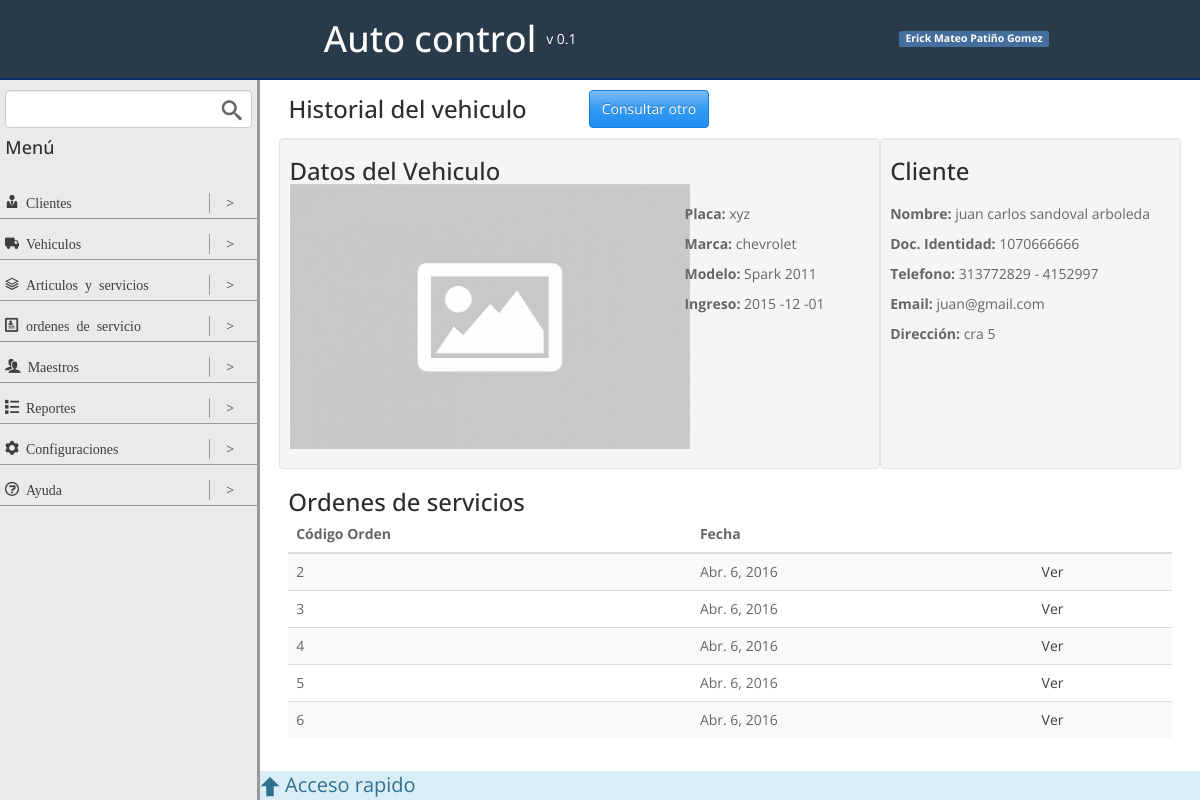
The app's page /historial/xyz/ with its own data.
### vehiculos/models.py (models this page shows, shortened)
class vehiculoModel(models.Model):
	placa = models.CharField(max_length=10, primary_key=True, null=False, blank=False)
	cilindraje = models.IntegerField(null=True, blank=True)
	marca = models.CharField(max_length=50, null=True, blank=True)
	tipo = models.ForeignKey(tipoVehiculoModel, null=True, blank=True)
	cliente = models.ForeignKey(clienteModel, null=False, blank=False)
	foto = models.ImageField(upload_to = 'img/vehiculo/', default = 'img/none.png')

### clientes/models.py (models this page shows, shortened)
class clienteModel(models.Model):
	nombre = models.CharField(max_length=50)
	apellido = models.CharField(max_length=50)
	documento = models.CharField(max_length=20)
	telefono = models.CharField(max_length=20, blank=True, null=True)
	celular = models.CharField(max_length=50)
	direccion = models.CharField(max_length=50, blank=True, null=True)
	email = models.EmailField(blank=True, null=True)
	def __str__(self):
		return u'%s %s' % (self.nombre, self.apellido)

### ordenes_servicios/models.py (models this page shows, shortened)
class ordenServicioModel(models.Model):
	vehiculo = models.ForeignKey(vehiculoModel,null=False,blank=False)
	fecha = models.DateField(null=False,blank=False,default=datetime.now)
	state = models.PositiveIntegerField(default = 1)

### vehiculos/views.py (the view)
# urls.py: url(r'^historial/(?P<pk>[\w\-]+)/$', vehiculoDetail.as_view(), name = 'detail_vehiculo'),
class vehiculoDetail(DetailView):
	template_name = 'detail_vehiculo.html'
	model = vehiculoModel
	context_object_name = 'vehiculo'
	def get_context_data(self, **kwargs):
		context = super(vehiculoDetail, self).get_context_data(**kwargs)
		context["ordenes_servicios"] = self.get_ordenes_servicios()
		return context
	def get_ordenes_servicios(self):
		vehiculo = self.object
		ordenesServicios = ordenServicioModel.objects.filter(vehiculo=vehiculo)
		return ordenesServicios

### vehiculos/templates/detail_vehiculo.html (shortened to what this page needs)
{% extends "base.html" %}
{% load staticfiles %}
{% block contentViewTitle %}
	<div class="col-4">
		<h3>Historial del vehiculo</h3>
	</div>
	<div class="col-8">
		<a href="{% url 'historial' %}" class="btn btn-info">Consultar otro</a>
	</div>
{% endblock contentViewTitle %}
{% block content %}
	<div class="row">
		<div class="well col-8">
			<h3>Datos del Vehiculo</h3>
			<div class="row">
				<div class="col-8">
					<figure>
						<img src="{% static vehiculo.foto %}" width="400px">
					</figure>
				</div>
				<div class="col-4">
					<br>
					<p><strong>Placa: </strong>{{ vehiculo.placa }}</p>
					<p><strong>Marca: </strong>{{ vehiculo.marca }}</p>
					<p><strong>Modelo:</strong> Spark 2011</p>
					<p><strong>Ingreso:</strong> 2015 -12 -01</p>
				</div>
			</div>
		</div>
		<div class="well col-4">
			<h3>Cliente</h3>
			<br>
			<p><strong>Nombre: </strong>{{ vehiculo.cliente }} </p>
			<p><strong>Doc. Identidad: </strong>{{ vehiculo.cliente.documento}}</p>
			<p><strong>Telefono: </strong>{{ vehiculo.cliente.telefono }} - {{ vehiculo.cliente.celular }}</p>
			<p><strong>Email: </strong>{{ vehiculo.cliente.email }}</p>
			<p><strong>Dirección: </strong>{{ vehiculo.cliente.direccion }}</p>
		</div>
	</div>
	<h3>Ordenes de servicios</h3>
	{% if ordenes_servicios %}
		<table class="table table-striped table-hover ">
			<thead>
				<tr>
					<th>Código Orden</th>
					<th>Fecha</th>
					<th></th>
				</tr>
			</thead>
			<tbody>
				{% for orden in ordenes_servicios %}
						<tr>
							<td>{{ orden.id }}</td>
							<td>{{ orden.fecha }}</td>
							<td>
								<a href="{% url 'detalle_orden_servicio' orden.pk %}" target="_blank">
									Ver
								</a>
							</td>
						</tr>
				{% endfor %}
			</tbody>
		</table>
	{% else %}
	<div class="alert alert-info" role="alert">
		<h4 class="icon-notification">&nbsp;Este auto aún no tiene ordenes de servicio</h4>
	</div>
	{% endif %}
{% endblock content %}

### static/css/styles.css (style rules this page uses)
.row { box-sizing:border-box;display:-webkit-flex;display:-ms-flexbox;display:-webkit-box;display:flex;-webkit-flex:0 1 auto;-ms-flex:0 1 auto;-webkit-box-flex:0;flex:0 1 auto;-webkit-flex-direction:row;-ms-flex-direction:row;-webkit-box-orient:horizontal;-webkit-box-direction:normal;flex-direction:row;-webkit-flex-wrap:wrap;-ms-flex-wrap:wrap;flex-wrap:wrap;margin-right:-1%;margin-left:-1% }
.col-0,.col-1,.col-2,.col-3,.col-4,.col-5,.col-6,.col-7,.col-8,.col-9,.col-10,.col-11,.col-12 { box-sizing:border-box;-webkit-flex:0 0 auto;-ms-flex:0 0 auto;-webkit-box-flex:0;flex:0 0 auto;padding-right:1%;padding-left:1% }
.col-4 { -ms-flex-preferred-size:33.333%;-webkit-flex-basis:33.333%;flex-basis:33.333%;max-width:33.333% }
.col-8 { -ms-flex-preferred-size:66.667%;-webkit-flex-basis:66.667%;flex-basis:66.667%;max-width:66.667% }
html,body { height:100% }
h1,h2,h3,h4 { margin:0 }
a { color:#3d3f3f;text-decoration:none }

### static/css/timeTo.css (style rules this page uses)
figure, figcaption { display: block; }

### records on screen
vehiculoModel: foto (placeholder picture), placa "xyz", marca "chevrolet", cliente "juan carlos sandoval arboleda", cliente.documento "1070666666", cliente.telefono "313772829", cliente.celular "4152997", cliente.email "juan@gmail.com", cliente.direccion "cra 5"
ordenServicioModel: id "2", fecha "Abr. 6, 2016"
ordenServicioModel: id "3", fecha "Abr. 6, 2016"
ordenServicioModel: id "4", fecha "Abr. 6, 2016"
ordenServicioModel: id "5", fecha "Abr. 6, 2016"
ordenServicioModel: id "6", fecha "Abr. 6, 2016"
